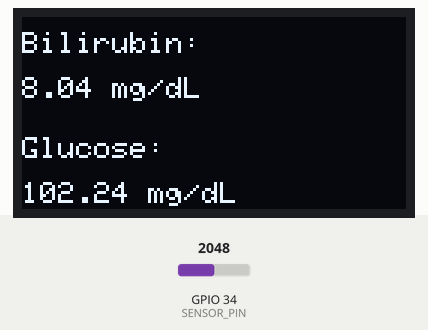
This sketch was run on a simulated ESP32. Shown: 128×64 one-colour display. Inputs (shaded band) come from the test bench; at power-on: GPIO 34 (SENSOR_PIN) = 2048. What the sketch prints to the serial monitor is not drawn.

Above: at 2.7 s.
2.8 s: GPIO 34 (SENSOR_PIN) set to 2866
At 4.1 s:
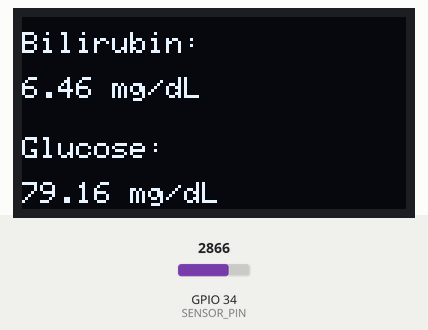
5.1 s: GPIO 34 (SENSOR_PIN) set to 3603
At 6.3 s:
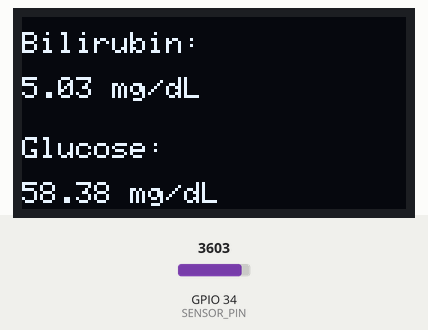
7.1 s: GPIO 34 (SENSOR_PIN) set to 4095
At 8.5 s:
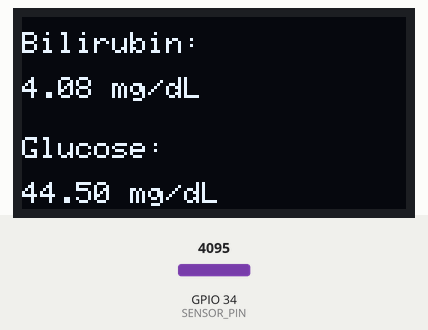
Timing chart, 0 to 10.1 s (numbered marks = the images above; inputs shaded):
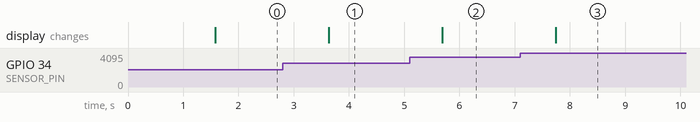

Measured:
- after the input at 2.8 s, the display: changes after 0.83 s (image 1)
- after the input at 5.1 s, the display: changes after 0.59 s (image 2)
- after the input at 7.1 s, the display: changes after 0.64 s (image 3)

The sketch:

ESP32_Main.ino
```cpp
#include <Wire.h>
#include "SignalProcessing.h"
#include "Display.h"

#define SENSOR_PIN 34

float bilirubin;
float glucose;

void setup() {
  Serial.begin(115200);
  initializeDisplay();
  initializeSensor(SENSOR_PIN);
}

void loop() {
  float voltage = readSensorVoltage();
  bilirubin = calculateBilirubin(voltage);
  glucose = calculateGlucose(voltage);
  displayValues(bilirubin, glucose);

  Serial.print("Voltage: ");
  Serial.print(voltage);
  Serial.print(" V  Bilirubin: ");
  Serial.print(bilirubin);
  Serial.print(" mg/dL  Glucose: ");
  Serial.print(glucose);
  Serial.println(" mg/dL");

  delay(1000);
}
```

Display.cpp
```cpp
#include <Wire.h>
#include <Adafruit_GFX.h>
#include <Adafruit_SSD1306.h>
#include "Display.h"

#define SCREEN_WIDTH 128
#define SCREEN_HEIGHT 64

Adafruit_SSD1306 display(SCREEN_WIDTH, SCREEN_HEIGHT, &Wire, -1);

void initializeDisplay(){
  display.begin(SSD1306_SWITCHCAPVCC, 0x3C);
  display.clearDisplay();
  display.setTextColor(SSD1306_WHITE);
  display.setTextSize(1);
  display.setCursor(10,20);
  display.println("Optical Sensor");
  display.display();
  delay(1500);
}

void displayValues(float bilirubin,float glucose){
  display.clearDisplay();
  display.setTextSize(1);
  display.setCursor(0,5);
  display.print("Bilirubin:");
  display.setCursor(0,20);
  display.print(bilirubin,2);
  display.print(" mg/dL");

  display.setCursor(0,40);
  display.print("Glucose:");
  display.setCursor(0,55);
  display.print(glucose,2);
  display.print(" mg/dL");
  display.display();
}
```

Display.h
```cpp
#ifndef DISPLAY_H
#define DISPLAY_H

void initializeDisplay();
void displayValues(float bilirubin, float glucose);

#endif
```

SignalProcessing.cpp
```cpp
#include <Arduino.h>
#include "SignalProcessing.h"

int sensorPin;

void initializeSensor(int pin){
  sensorPin = pin;
  pinMode(sensorPin, INPUT);
}

float readSensorVoltage(){
  int adcValue = analogRead(sensorPin);
  return (adcValue * 3.3f) / 4095.0f;
}

float calculateBilirubin(float voltage){
  float bilirubin = 12.0f - (2.4f * voltage);
  if(bilirubin < 0) bilirubin = 0;
  return bilirubin;
}

float calculateGlucose(float voltage){
  float glucose = 160.0f - (35.0f * voltage);
  if(glucose < 0) glucose = 0;
  return glucose;
}
```

SignalProcessing.h
```cpp
#ifndef SIGNALPROCESSING_H
#define SIGNALPROCESSING_H

void initializeSensor(int pin);
float readSensorVoltage();
float calculateBilirubin(float voltage);
float calculateGlucose(float voltage);

#endif
```
